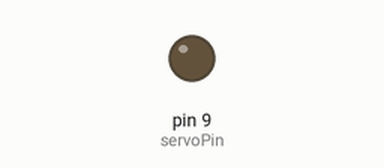
A sketch run on a simulated Arduino Uno, built with avr-gcc and run on an emulated ATmega328P. On the bench: output pins drawn as LEDs (lit = HIGH).

Above: at 0.05 s.
At 0.65 s:
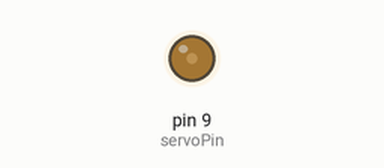
At 1.25 s:
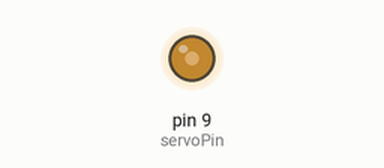
At 2.5 s:
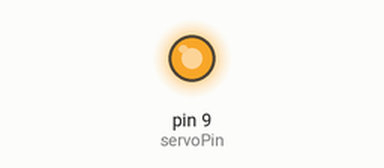
Timing chart, 0 to 8.1 s (numbered marks = the images above):
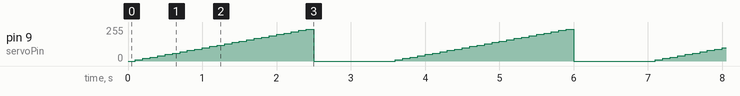

The sketch:

servo.ino
```cpp
#include<Servo.h>

int servoPin =9;

void setup() {
  // put your setup code here, to run once:
   pinMode(servoPin,OUTPUT);
    Serial.begin(9600);
    analogWrite(servoPin,0);

}

void loop() {
    for(int i =0 ;i <250 ;i+=10){


      analogWrite(servoPin, i);//do tang
      delay(100);// do nhay
 }
 analogWrite(servoPin, 0);
 delay(1000);

//delay(1000);
//  for(int i =0 ;i <1000 ;i+=20){
//    // analogWrite(servoPin,30);
////////     // digitalWrite(servoPin, 1);
//    delay(100);
//////Serial.println(i);
//      analogWrite(servoPin, i);
//////      //  delay(10);
// }
// delay(1000);
}
```

Measured:
- by itself, pin 9 (servoPin): ramps from 0/255 to 240/255 and jumps back, once every 3.5 s
